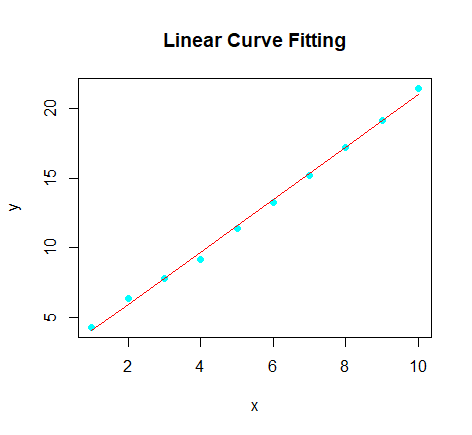

Here is the R script that generated this plot:
# Preparing the data
# Linear Function
p = function(x) x*2
# Random Generator
x = seq(1, 10, by = 1)
y = p(x) + runif(10)*3
# Create the data frame.
df = data.frame(x = x, y = y)
head(df)
# Fitting the model and prediction
linear <- lm(y~x, data=df)
#create a scatterplot of x vs. y
plot(df$x, df$y, pch=19,main = 'Linear Curve Fitting', 
     xlab='x', 
     ylab='y', 
     col = 'cyan')

x_axis <- seq(1, 10, length=10)
lines(x_axis, predict(linear, data.frame(x=x_axis)), col='red')
